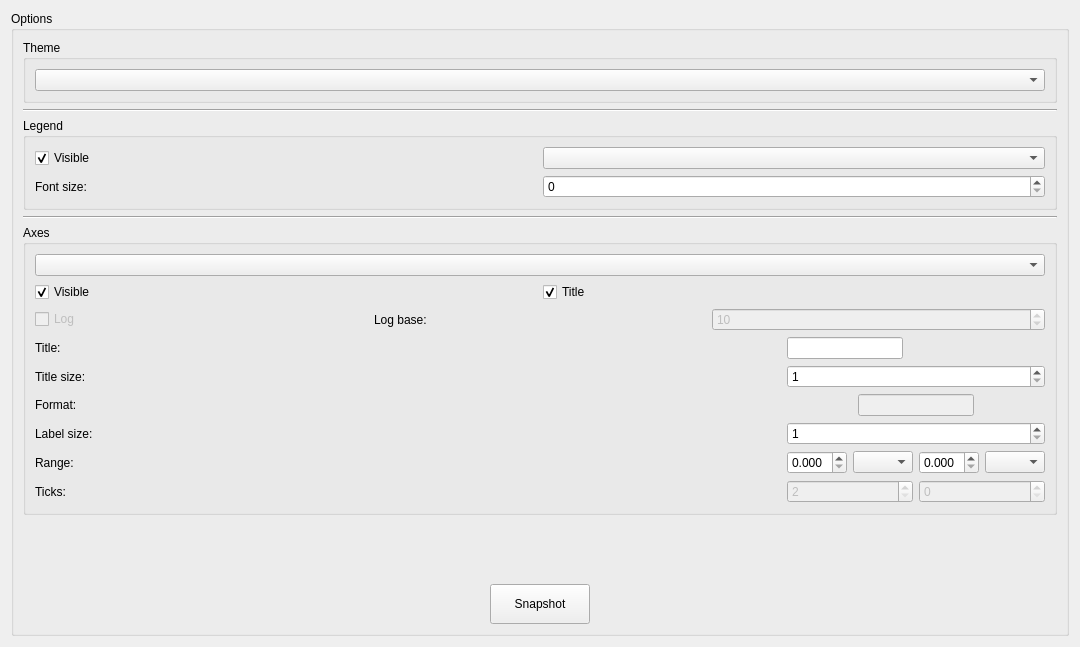
<?xml version="1.0" encoding="UTF-8"?>
<ui version="4.0">
 <class>PlotterBoxChart</class>
 <widget class="QWidget" name="PlotterBoxChart">
  <property name="geometry">
   <rect>
    <x>0</x>
    <y>0</y>
    <width>1080</width>
    <height>647</height>
   </rect>
  </property>
  <property name="windowTitle">
   <string>Form</string>
  </property>
  <layout class="QHBoxLayout" name="horizontalLayout">
   <item>
    <layout class="QVBoxLayout" name="verticalLayout">
     <item>
      <widget class="QGroupBox" name="groupBoxOptions">
       <property name="font">
        <font>
         <pointsize>9</pointsize>
        </font>
       </property>
       <property name="title">
        <string>Options</string>
       </property>
       <layout class="QVBoxLayout" name="verticalLayout_2">
        <item>
         <widget class="QGroupBox" name="groupBox_2">
          <property name="title">
           <string>Theme</string>
          </property>
          <layout class="QVBoxLayout" name="verticalLayout_3">
           <item>
            <widget class="QComboBox" name="comboBoxTheme"/>
           </item>
          </layout>
         </widget>
        </item>
        <item>
         <widget class="Line" name="line">
          <property name="orientation">
           <enum>Qt::Horizontal</enum>
          </property>
         </widget>
        </item>
        <item>
         <widget class="QGroupBox" name="groupBoxLegend">
          <property name="title">
           <string>Legend</string>
          </property>
          <layout class="QVBoxLayout" name="verticalLayout_4">
           <item>
            <layout class="QHBoxLayout" name="horizontalLayout_2">
             <item>
              <widget class="QCheckBox" name="checkBoxLegendVisible">
               <property name="text">
                <string>Visible</string>
               </property>
               <property name="checked">
                <bool>true</bool>
               </property>
              </widget>
             </item>
             <item>
              <widget class="QComboBox" name="comboBoxLegendAlign"/>
             </item>
            </layout>
           </item>
           <item>
            <layout class="QHBoxLayout" name="horizontalLayout_3">
             <item>
              <widget class="QLabel" name="label">
               <property name="text">
                <string>Font size:</string>
               </property>
              </widget>
             </item>
             <item>
              <widget class="QSpinBox" name="spinBoxLegendFontSize"/>
             </item>
            </layout>
           </item>
          </layout>
         </widget>
        </item>
        <item>
         <widget class="Line" name="line_2">
          <property name="orientation">
           <enum>Qt::Horizontal</enum>
          </property>
         </widget>
        </item>
        <item>
         <widget class="QGroupBox" name="groupBoxAxes">
          <property name="title">
           <string>Axes</string>
          </property>
          <layout class="QVBoxLayout" name="verticalLayout_6">
           <item>
            <widget class="QComboBox" name="comboBoxAxis"/>
           </item>
           <item>
            <layout class="QHBoxLayout" name="horizontalLayout_8">
             <item>
              <widget class="QCheckBox" name="checkBoxAxisVisible">
               <property name="text">
                <string>Visible</string>
               </property>
               <property name="checked">
                <bool>true</bool>
               </property>
              </widget>
             </item>
             <item>
              <widget class="QCheckBox" name="checkBoxTitle">
               <property name="text">
                <string>Title</string>
               </property>
               <property name="checked">
                <bool>true</bool>
               </property>
              </widget>
             </item>
            </layout>
           </item>
           <item>
            <layout class="QHBoxLayout" name="horizontalLayout_9">
             <item>
              <widget class="QCheckBox" name="checkBoxLog">
               <property name="enabled">
                <bool>false</bool>
               </property>
               <property name="text">
                <string>Log</string>
               </property>
              </widget>
             </item>
             <item>
              <widget class="QLabel" name="label_9">
               <property name="text">
                <string>Log base:</string>
               </property>
              </widget>
             </item>
             <item>
              <widget class="QSpinBox" name="spinBoxLogBase">
               <property name="enabled">
                <bool>false</bool>
               </property>
               <property name="minimum">
                <number>2</number>
               </property>
               <property name="maximum">
                <number>1000</number>
               </property>
               <property name="value">
                <number>10</number>
               </property>
              </widget>
             </item>
            </layout>
           </item>
           <item>
            <layout class="QGridLayout" name="gridLayout_2">
             <item row="2" column="1">
              <widget class="QSpinBox" name="spinBoxTitleSize">
               <property name="minimum">
                <number>1</number>
               </property>
               <property name="maximum">
                <number>72</number>
               </property>
              </widget>
             </item>
             <item row="1" column="1">
              <widget class="QLineEdit" name="lineEditTitle">
               <property name="sizePolicy">
                <sizepolicy hsizetype="Fixed" vsizetype="Fixed">
                 <horstretch>0</horstretch>
                 <verstretch>0</verstretch>
                </sizepolicy>
               </property>
               <property name="maximumSize">
                <size>
                 <width>116</width>
                 <height>16777215</height>
                </size>
               </property>
              </widget>
             </item>
             <item row="5" column="1">
              <widget class="QSpinBox" name="spinBoxLabelSize">
               <property name="minimum">
                <number>1</number>
               </property>
               <property name="maximum">
                <number>72</number>
               </property>
              </widget>
             </item>
             <item row="8" column="1">
              <layout class="QHBoxLayout" name="horizontalLayout_10">
               <item>
                <widget class="QSpinBox" name="spinBoxTicks">
                 <property name="enabled">
                  <bool>false</bool>
                 </property>
                 <property name="minimum">
                  <number>2</number>
                 </property>
                </widget>
               </item>
               <item>
                <widget class="QSpinBox" name="spinBoxMTicks">
                 <property name="enabled">
                  <bool>false</bool>
                 </property>
                </widget>
               </item>
              </layout>
             </item>
             <item row="1" column="0">
              <widget class="QLabel" name="label_11">
               <property name="text">
                <string>Title:</string>
               </property>
              </widget>
             </item>
             <item row="7" column="1">
              <layout class="QHBoxLayout" name="horizontalLayout_11">
               <item>
                <widget class="QDoubleSpinBox" name="doubleSpinBoxMin">
                 <property name="sizePolicy">
                  <sizepolicy hsizetype="Fixed" vsizetype="Fixed">
                   <horstretch>0</horstretch>
                   <verstretch>0</verstretch>
                  </sizepolicy>
                 </property>
                 <property name="minimumSize">
                  <size>
                   <width>0</width>
                   <height>0</height>
                  </size>
                 </property>
                 <property name="maximumSize">
                  <size>
                   <width>60</width>
                   <height>16777215</height>
                  </size>
                 </property>
                 <property name="decimals">
                  <number>3</number>
                 </property>
                 <property name="maximum">
                  <double>9999999999.000000000000000</double>
                 </property>
                 <property name="singleStep">
                  <double>0.100000000000000</double>
                 </property>
                 <property name="value">
                  <double>0.000000000000000</double>
                 </property>
                </widget>
               </item>
               <item>
                <widget class="QComboBox" name="comboBoxMin">
                 <property name="minimumSize">
                  <size>
                   <width>60</width>
                   <height>0</height>
                  </size>
                 </property>
                 <property name="maximumSize">
                  <size>
                   <width>60</width>
                   <height>16777215</height>
                  </size>
                 </property>
                </widget>
               </item>
               <item>
                <widget class="QDoubleSpinBox" name="doubleSpinBoxMax">
                 <property name="sizePolicy">
                  <sizepolicy hsizetype="Fixed" vsizetype="Fixed">
                   <horstretch>0</horstretch>
                   <verstretch>0</verstretch>
                  </sizepolicy>
                 </property>
                 <property name="minimumSize">
                  <size>
                   <width>0</width>
                   <height>0</height>
                  </size>
                 </property>
                 <property name="maximumSize">
                  <size>
                   <width>60</width>
                   <height>16777215</height>
                  </size>
                 </property>
                 <property name="decimals">
                  <number>3</number>
                 </property>
                 <property name="maximum">
                  <double>9999999999.000000000000000</double>
                 </property>
                 <property name="singleStep">
                  <double>0.100000000000000</double>
                 </property>
                </widget>
               </item>
               <item>
                <widget class="QComboBox" name="comboBoxMax">
                 <property name="minimumSize">
                  <size>
                   <width>60</width>
                   <height>0</height>
                  </size>
                 </property>
                 <property name="maximumSize">
                  <size>
                   <width>60</width>
                   <height>16777215</height>
                  </size>
                 </property>
                </widget>
               </item>
              </layout>
             </item>
             <item row="3" column="0">
              <layout class="QHBoxLayout" name="horizontalLayout_7">
               <item>
                <widget class="QLabel" name="labelFormat">
                 <property name="enabled">
                  <bool>true</bool>
                 </property>
                 <property name="text">
                  <string>Format:</string>
                 </property>
                </widget>
               </item>
              </layout>
             </item>
             <item row="5" column="0">
              <widget class="QLabel" name="label_15">
               <property name="text">
                <string>Label size:</string>
               </property>
              </widget>
             </item>
             <item row="8" column="0">
              <widget class="QLabel" name="label_10">
               <property name="enabled">
                <bool>true</bool>
               </property>
               <property name="text">
                <string>Ticks:</string>
               </property>
              </widget>
             </item>
             <item row="7" column="0">
              <widget class="QLabel" name="labelRange">
               <property name="text">
                <string>Range:</string>
               </property>
              </widget>
             </item>
             <item row="2" column="0">
              <widget class="QLabel" name="label_12">
               <property name="text">
                <string>Title size:</string>
               </property>
              </widget>
             </item>
             <item row="3" column="1">
              <layout class="QHBoxLayout" name="horizontalLayout_6">
               <item>
                <widget class="QLineEdit" name="lineEditFormat">
                 <property name="enabled">
                  <bool>false</bool>
                 </property>
                 <property name="sizePolicy">
                  <sizepolicy hsizetype="Fixed" vsizetype="Fixed">
                   <horstretch>0</horstretch>
                   <verstretch>0</verstretch>
                  </sizepolicy>
                 </property>
                 <property name="maximumSize">
                  <size>
                   <width>116</width>
                   <height>16777215</height>
                  </size>
                 </property>
                </widget>
               </item>
              </layout>
             </item>
            </layout>
           </item>
          </layout>
         </widget>
        </item>
        <item>
         <spacer name="verticalSpacer">
          <property name="orientation">
           <enum>Qt::Vertical</enum>
          </property>
          <property name="sizeHint" stdset="0">
           <size>
            <width>20</width>
            <height>40</height>
           </size>
          </property>
         </spacer>
        </item>
        <item>
         <layout class="QHBoxLayout" name="horizontalLayout_13">
          <item>
           <widget class="QPushButton" name="pushButtonSnapshot">
            <property name="minimumSize">
             <size>
              <width>0</width>
              <height>40</height>
             </size>
            </property>
            <property name="maximumSize">
             <size>
              <width>100</width>
              <height>16777215</height>
             </size>
            </property>
            <property name="text">
             <string>Snapshot</string>
            </property>
           </widget>
          </item>
         </layout>
        </item>
       </layout>
      </widget>
     </item>
    </layout>
   </item>
  </layout>
 </widget>
 <resources/>
 <connections/>
</ui>
